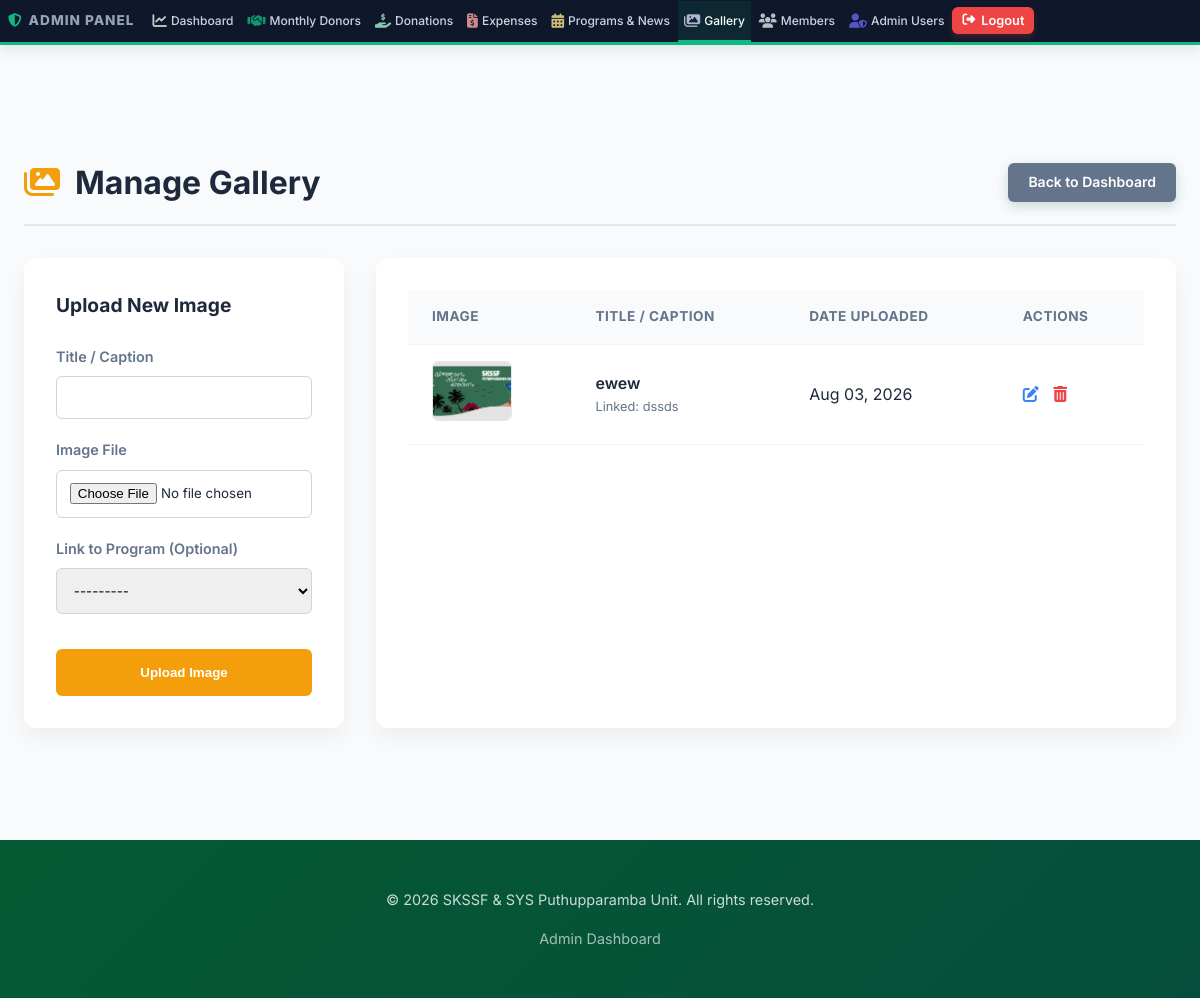
Page /manage/gallery/ (signed in) on the committed database.
### portal/models.py (models this page shows, shortened)
class Gallery(models.Model):
    title = models.CharField(max_length=255)
    image = models.ImageField(upload_to='gallery/')
    program = models.ForeignKey(Program, on_delete=models.SET_NULL, null=True, blank=True, related_name='gallery_images')
    date_uploaded = models.DateTimeField(auto_now_add=True)

class Program(models.Model):
    PROGRAM_TYPES = (
        ('weekly', 'Weekly Dars'),
        ('monthly', 'Monthly Meeting'),
        ('relief', 'Relief Activity'),
        ('class', 'Islamic Class'),
        ('youth', 'Youth Program'),
        ('news', 'News / Announcement'),
        ('other', 'Other'),
    )
    title = models.CharField(max_length=255)
    description = models.TextField()
    program_type = models.CharField(max_length=20, choices=PROGRAM_TYPES, default='other')
    date = models.DateField()
    time = models.TimeField(null=True, blank=True)
    venue = models.CharField(max_length=255, null=True, blank=True)
    banner = models.ImageField(upload_to='programs/', null=True, blank=True)
    is_upcoming = models.BooleanField(default=True)
    class Meta:
        ordering = ['-date']
    def __str__(self):
        return self.title

### portal/views.py (the view)
# urls.py: path('manage/gallery/', views.manage_gallery, name='manage_gallery'),
@staff_member_required(login_url='/login/')
def manage_gallery(request):
    if request.method == 'POST':
        form = GalleryForm(request.POST, request.FILES)
        if form.is_valid():
            form.save()
            messages.success(request, 'Image added to gallery!')
            return redirect('manage_gallery')
    else:
        form = GalleryForm()
    images = Gallery.objects.all().order_by('-date_uploaded')
    return render(request, 'manage_gallery.html', {'form': form, 'images': images})

### portal/forms.py
class GalleryForm(forms.ModelForm):
    class Meta:
        model = Gallery
        fields = ['title', 'image', 'program']
        widgets = {
            'title': forms.TextInput(attrs={'class': 'form-control'}),
            'image': forms.FileInput(attrs={'class': 'form-control'}),
            'program': forms.Select(attrs={'class': 'form-control'}),
        }

### templates/manage_gallery.html (shortened to what this page needs)
{% extends 'base.html' %}
{% block content %}
<div class="manage-section">
    <div class="container">
        <div class="manage-header">
            <h1><i class="fas fa-images"></i> Manage Gallery</h1>
            <a href="{% url 'dashboard' %}" class="btn-donate" style="background: var(--text-muted);">Back to Dashboard</a>
        </div>
        <div class="layout-grid">
            <div class="form-card">
                <h2>Upload New Image</h2>
                <form method="POST" enctype="multipart/form-data">
                    <div class="form-group"><label>Title / Caption</label>{{ form.title }}</div>
                    <div class="form-group"><label>Image File</label>{{ form.image }}</div>
                    <div class="form-group"><label>Link to Program (Optional)</label>{{ form.program }}</div>
                    <button type="submit" class="btn-submit">Upload Image</button>
                </form>
            </div>
            <div class="list-card">
                <table class="data-table">
                    <thead>
                        <tr>
                            <th>Image</th>
                            <th>Title / Caption</th>
                            <th>Date Uploaded</th>
                            <th>Actions</th>
                        </tr>
                    </thead>
                    <tbody>
                        {% for img in images %}
                        <tr>
                            <td><img src="{{ img.image.url }}" class="gallery-img" alt="{{ img.title }}" loading="lazy"></td>
                            <td>
                                <div style="font-weight: 600; color: var(--text-main);">{{ img.title }}</div>
                                {% if img.program %}<div style="font-size: 0.8rem; color: var(--text-muted);">Linked: {{ img.program.title }}</div>{% endif %}
                            </td>
                            <td>{{ img.date_uploaded|date:"M d, Y" }}</td>
                            <td>
                                <a href="{% url 'edit_gallery' img.pk %}" style="color: #3b82f6; margin-right: 10px;" title="Edit"><i class="fas fa-edit"></i></a>
                                <a href="{% url 'delete_gallery' img.pk %}" style="color: #ef4444;" title="Delete"><i class="fas fa-trash-alt"></i></a>
                            </td>
                        </tr>
                        {% empty %}
                        <tr><td colspan="4" style="text-align: center; padding: 2rem;">No images uploaded yet.</td></tr>
                        {% endfor %}
                    </tbody>
                </table>
            </div>
        </div>
    </div>
</div>
{% endblock %}

### templates/manage_gallery.html (style rules this page uses)
.manage-section { padding: 4rem 0; background: #f8fafc; min-height: 80vh; }
.manage-header { display: flex; justify-content: space-between; align-items: center; margin-bottom: 2rem; padding-bottom: 1rem; border-bottom: 2px solid #e2e8f0; }
.manage-header h1 { font-size: 2rem; color: var(--text-main); display: flex; align-items: center; gap: 15px; }
.manage-header h1 i { color: #f59e0b; }
.layout-grid { display: grid; grid-template-columns: 1fr 2.5fr; gap: 2rem; }
.form-card { background: white; padding: 2rem; border-radius: 12px; box-shadow: 0 10px 25px rgba(0,0,0,0.05); height: fit-content; position: sticky; top: 2rem; }
.form-card h2 { font-size: 1.2rem; color: var(--text-main); margin-bottom: 1.5rem; }
.form-group { margin-bottom: 1.2rem; }
.form-group label { display: block; margin-bottom: 0.5rem; font-weight: 600; color: var(--text-muted); font-size: 0.9rem; }
.form-control { width: 100%; padding: 0.8rem; border: 1px solid #cbd5e1; border-radius: 6px; font-family: inherit; }
.list-card { background: white; border-radius: 12px; box-shadow: 0 10px 25px rgba(0,0,0,0.05); overflow: hidden; padding: 2rem; }
.data-table { width: 100%; border-collapse: collapse; }
.data-table th, .data-table td { padding: 1rem 1.5rem; text-align: left; border-bottom: 1px solid #f1f5f9; }
.data-table th { background: #f8fafc; font-weight: 700; color: var(--text-muted); text-transform: uppercase; font-size: 0.85rem; letter-spacing: 0.5px; }
.btn-submit { width: 100%; padding: 1rem; background: #f59e0b; color: white; border: none; border-radius: 6px; font-weight: 700; cursor: pointer; margin-top: 1rem; }
.gallery-img { width: 80px; height: 60px; object-fit: cover; border-radius: 6px; border: 1px solid #e2e8f0; }

### rows in the picture
Gallery: image (picture), title "ewew", program "dssds", date_uploaded "Aug 03, 2026"
